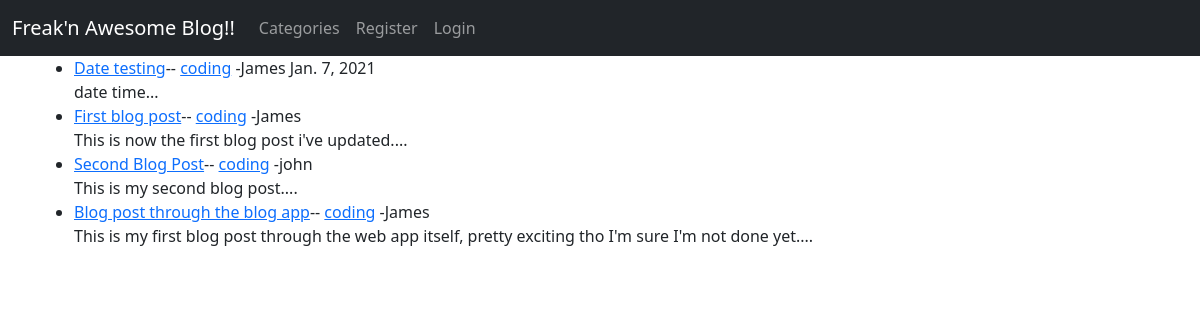
The app's page /, older data.
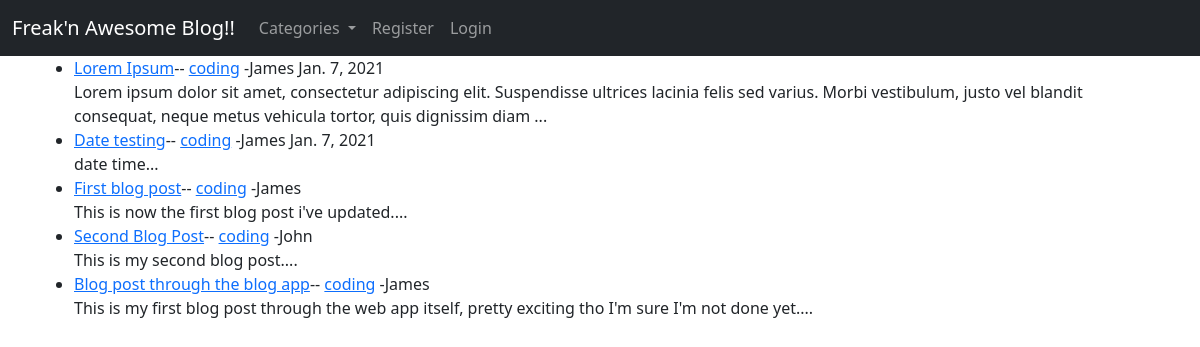
The same page, newer data.
### theblog/models.py (models this page shows, shortened)
class Post(models.Model):
    title = models.CharField(max_length=255)
    author = models.ForeignKey(User, on_delete=models.CASCADE)
    body = models.TextField()
    title_tag = models.CharField(max_length=255, null=True, blank=True)
    date_time = models.DateTimeField(auto_now_add=True, null=True, blank=True)
    category = models.CharField(max_length=255, default= '')
    likes = models.ManyToManyField(User, related_name='blogpost_like')

### theblog/views.py (the view)
# urls.py: path('', HomeView.as_view(), name= 'home'),
class HomeView(ListView):
    model = Post
    template_name = 'home.html'
    ordering = ['-date_time']
    def get_context_data(self, *args, **kwargs):
        cat_menu = Category.objects.all()
        context = super(HomeView, self).get_context_data(*args, **kwargs)
        context['cat_menu'] = cat_menu
        return context

### theblog/models.py (called while the page is built)
    def __str__(self):
        return(self.name)

### theblog/templates/home.html (shortened to what this page needs)
 {% extends 'base.html' %}
 {% block content %}
 <ul>
     {% for post in object_list %}
        <li><a href="{% url 'article-detail' post.pk %}">{{ post.title }}</a>--
            <a href="{% url 'category_body' post.category|slugify %}">{{post.category}}</a>
            -{{ post.author }}  {{post.date_time.date}}</li>
            {{ post.body|slice:'200'|safe }}...
     {% endfor %}
 </ul>
 {% endblock %}

Row changes from the older to the newer data that the page shows:
added Post: title "Lorem Ipsum", category "coding", author "James", date_time "Jan. 7, 2021", body "Lorem ipsum dolor sit amet, consectetur adipiscing elit. Suspendisse ultrices lacinia felis sed varius. Morbi vestibulum, justo vel blandit consequat, neque metus vehicula tortor, quis dignissim diam"
changed through a linked row, Post "Second Blog Post": author "john" → "John"
